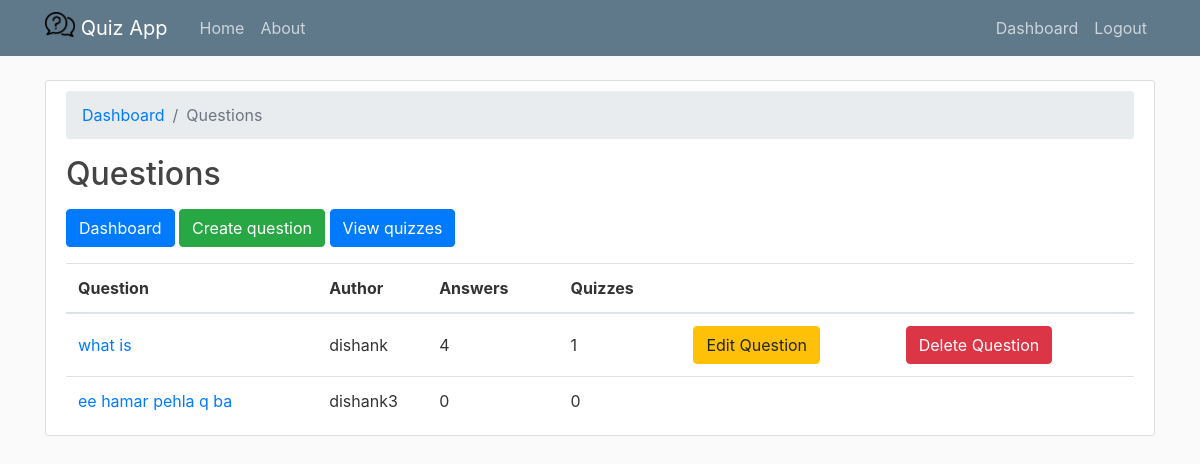
The app's page /question/view/ (signed in), older data.
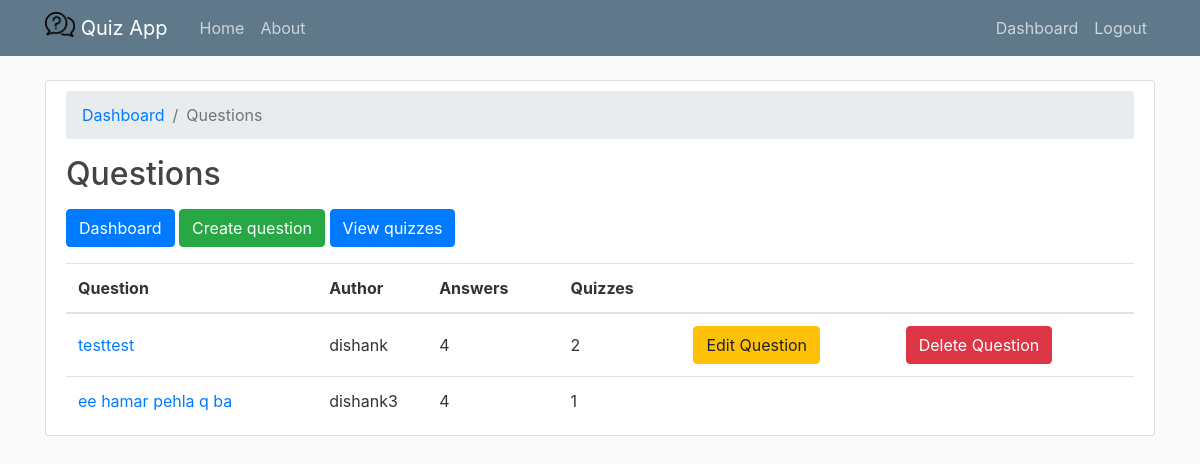
The same page, newer data.
### dashboard/models.py (models this page shows, shortened)
class Question(models.Model):
    text = models.CharField('Question', max_length=255)
    author = models.ForeignKey(Teacher, on_delete=models.CASCADE,related_name='questions')

class Teacher(models.Model):
    user = models.OneToOneField(User, on_delete=models.CASCADE, primary_key=True)
    def __str__(self):
        return self.user.username

class User(AbstractUser):
    is_student = models.BooleanField(default=False)
    is_teacher = models.BooleanField(default=False)

### dashboard/views.py (the view)
# urls.py: path('question/view/', ListQuestionView.as_view(), name='question-view'),
@method_decorator(login_required, name="dispatch")
class ListQuestionView(ListView):
    model = Question
    ordering = ('text', )
    context_object_name = 'questions'
    template_name = 'dashboard/question_list.html'
    def get_queryset(self):
        queryset = Question.objects.all() \
            .annotate(answer_count=Count('answers', distinct=True)) \
            .annotate(selected_count=Count('selected_question', distinct=True))
        return queryset

### dashboard/templates/dashboard/question_list.html
{% extends "dashboard/base.html" %}
{% block content %}
<div class="content-section">
  <nav aria-label="breadcrumb">
    <ol class="breadcrumb">
        <li class="breadcrumb-item"><a href="{% url 'teacher-dashboard' %}">Dashboard</a></li>
        <li class="breadcrumb-item active" aria-current="page">Questions</li>
    </ol>
  </nav>
  <h2 class="mb-3">Questions</h2>
  <a href="{% url 'teacher-dashboard' %}" class="btn btn-primary mb-3" role="button">Dashboard</a>
  <a href="{% url 'question-add' %}" class="btn btn-success mb-3" role="button">Create question</a>
  <a href="{% url 'quiz-view' %}" class="btn btn-primary mb-3" role="button">View quizzes</a>
  <div class="table-responsive">
    <table class="table mb-0">
      <thead>
        <tr>
          <th>Question</th>
          <th>Author</th>
          <th>Answers</th>
          <th>Quizzes</th>
          <th></th>
          <th></th>
        </tr>
      </thead>
      <tbody>
        {% for question in questions %}
          <tr>
            <td class="align-middle"><a href="{% url 'question-edit' question.pk %}">{{ question.text }}</a></td>
            <td class="align-middle overflowing">{{ question.author }}</td>
            <td class="align-middle">{{ question.answer_count }}</td>
            <td class="align-middle">{{ question.selected_count }}</td>
            {% if question.author == user.teacher %}
            <td class="align-middle">
              <a href="{% url 'question-edit' question.pk %}" class="btn btn-warning">Edit Question</a>
            </td>
            <td class="align-middle">
              <a href="{% url 'question-delete' question.pk %}" class="btn btn-danger">Delete Question</a>
            </td>
            {% else %}
            <td class="align-middle">
            </td>
            <td class="align-middle">
            </td>
            {% endif %}
          </tr>
        {% empty %}
          <tr>
            <td class="bg-light text-center font-italic" colspan="5">Nobody has created any questions yet. Go ahead and <a href="{% url 'question-add' %}">create the first question</a>.</td>
          </tr>
        {% endfor %}
      </tbody>
    </table>
  </div>
</div>
{% endblock content %}

Row changes from the older to the newer data that the page shows:
removed Question: text "what is", author "dishank", answer_count "4", selected_count "1", shows "Edit Question"
added Question: text "testtest", author "dishank", answer_count "4", selected_count "2", shows "Edit Question"
computed for Question "ee hamar pehla q ba": answer_count "0" → "4"; selected_count "0" → "1"
